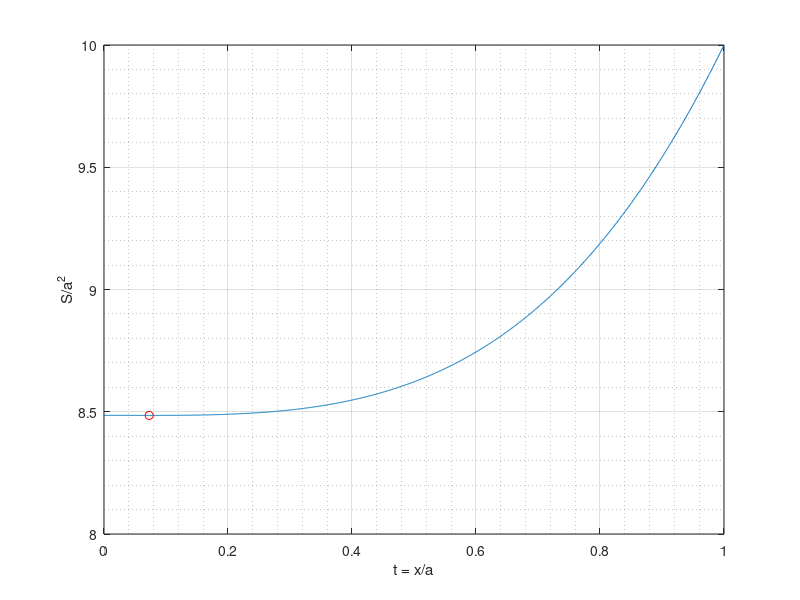

Here is the MATLAB script that generated this plot:
% Szukanie minimum funkji jednej zmiennej.

% Bańka mydlana rozpięta na drucianym szkielecie w kształcie krawędzi sześcianu
% przyjmuje dość złożony kształt: wewnątrz bańki jest niewielki, kwadratowy,
% fragment, od niego rozchodzą się trójkątne i trapezowe powierzchnie kończące
% się na krawędziach. Jeżeli długość boku sześcianu wynosi a, długość x boku
% wspomnianego fragmentu, to możemy obliczyć pole powierzchni S. Rzeczywista
% błonka mydlana będzie miała takie x aby S było jak najmniejsze (minimalne).
% Można przeskalować problem dzieląc przez a^2. Zamiast pola obliczać będziemy
% S/a^2, zamiast x będziemy mieli bezwymiarowe t = x / a, takie że 0 <= t <= 1.
%
% Po nudnych rachunkach dojdziemy do wzoru takiego jak poniżej. 
% Uwaga: błonka ma dwie strony - jeżeli chcemy to uwzględnić to pierwszy
% składnik (pole kwadratu) liczymy dwa razy, co daje 2 * t.^2 itd.

% Definicja funkcji anonimowej.
%
f = @(t) 2 * t.^2 + 2 * 2.^0.5 * (1-t) + 4 .* (1 + t) .* (1 + (1-t).^2).^0.5;

% Zaczynamy od wykreślenia przebiegu funkcji - pozwoli to zorientować się z czym
% mamy do czynienia - a nawet oszacować gdzie jej szukane minimum funkcji f(t).

N = 1000;  % liczba punktów
t = linspace(0, 1, N);  % wartości zmiennej niezależnej

figure(1);      % Uwidocznienie okna w którym będzi rysowany wykres.
clf;            % Usunięcie całej poprzedniej zawartości (jeżeli była),
plot(t, f(t));
grid on;
grid minor;
xlabel('t = x/a');
ylabel('S/a^2');

format long;
tmin = fminbnd(f, 0, 1);
fmin = f(tmin);

hold all;
plot(tmin, fmin, 'or');
